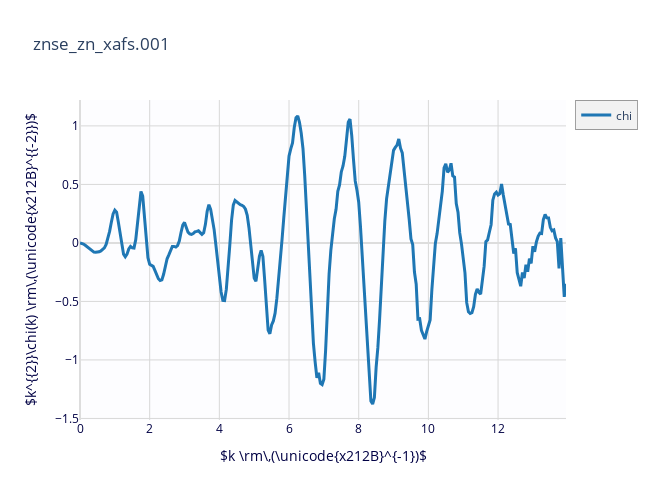

Source (notebook cell):
### Code cell
# step 2: do and check the background subtraction
autobk(data, rbkg=1.0, kw=2)
fig2 = plot_chik(data, kweight=2)

### Figure 1 — Plotly figure (JSON) as saved in the notebook; plotly's stock layout.template omitted (floating-point values rounded to 4 significant figures; data arrays with more than 128 entries replaced by an {"elided": "..."} marker saying what was removed)
{"data": [{"line": {"color": "#1f77b4", "width": 3}, "name": "chi", "type": "scatter", "uid": "c51ea361-5b18-4c00-88b8-7be06081b6bf", "x": {"elided": "280 float values"}, "y": {"elided": "280 float values"}}], "layout": {"height": 500, "hovermode": "closest", "legend": {"bgcolor": "#F2F2F2", "borderwidth": 0.5}, "plot_bgcolor": "#FDFDFF", "showlegend": true, "title": {"text": "znse_zn_xafs.001"}, "width": 650, "xaxis": {"color": "#004", "gridcolor": "#D8D8D8", "showgrid": true, "title": {"text": "$k \\rm\\,(\\unicode{x212B}^{-1})$"}, "zerolinecolor": "#DDD"}, "yaxis": {"color": "#004", "gridcolor": "#D8D8D8", "showgrid": true, "title": {"text": "$k^{{2}}\\chi(k) \\rm\\,(\\unicode{x212B}^{{-2}})$"}, "zerolinecolor": "#DDD"}}}
